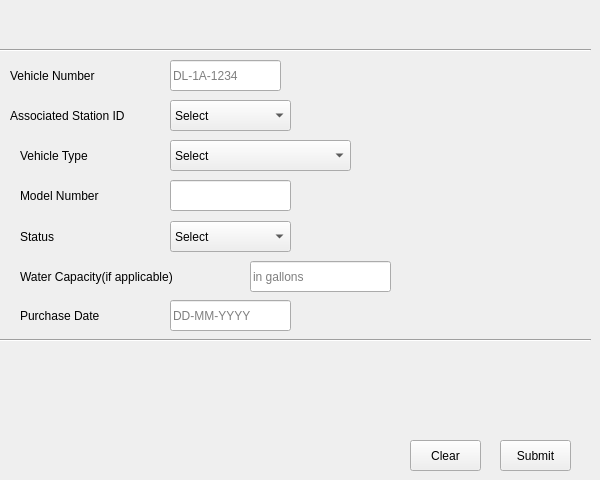
      <widget class="QWidget" name="tab">
       <attribute name="title">
        <string>Add Vehicle</string>
       </attribute>
       <widget class="QLabel" name="label_3">
        <property name="geometry">
         <rect>
          <x>20</x>
          <y>140</y>
          <width>111</width>
          <height>31</height>
         </rect>
        </property>
        <property name="text">
         <string>Vehicle Type</string>
        </property>
       </widget>
       <widget class="QComboBox" name="comboBox">
        <property name="geometry">
         <rect>
          <x>170</x>
          <y>140</y>
          <width>181</width>
          <height>31</height>
         </rect>
        </property>
        <property name="currentText">
         <string>Select</string>
        </property>
        <item>
         <property name="text">
          <string>Select</string>
         </property>
        </item>
       </widget>
       <widget class="QLabel" name="label_12">
        <property name="geometry">
         <rect>
          <x>20</x>
          <y>261</y>
          <width>211</width>
          <height>31</height>
         </rect>
        </property>
        <property name="text">
         <string>Water Capacity(if applicable)</string>
        </property>
       </widget>
       <widget class="QLineEdit" name="lineEdit_10">
        <property name="geometry">
         <rect>
          <x>250</x>
          <y>261</y>
          <width>141</width>
          <height>31</height>
         </rect>
        </property>
        <property name="placeholderText">
         <string>in gallons</string>
        </property>
       </widget>
       <widget class="QLabel" name="label_16">
        <property name="geometry">
         <rect>
          <x>20</x>
          <y>221</y>
          <width>91</width>
          <height>31</height>
         </rect>
        </property>
        <property name="text">
         <string>Status</string>
        </property>
       </widget>
       <widget class="QComboBox" name="comboBox_5">
        <property name="geometry">
         <rect>
          <x>170</x>
          <y>221</y>
          <width>121</width>
          <height>31</height>
         </rect>
        </property>
        <property name="currentText">
         <string>Select</string>
        </property>
        <item>
         <property name="text">
          <string>Select</string>
         </property>
        </item>
        <item>
         <property name="text">
          <string>In Use</string>
         </property>
        </item>
        <item>
         <property name="text">
          <string>In Repair</string>
         </property>
        </item>
       </widget>
       <widget class="QLabel" name="label_17">
        <property name="geometry">
         <rect>
          <x>20</x>
          <y>300</y>
          <width>111</width>
          <height>31</height>
         </rect>
        </property>
        <property name="text">
         <string>Purchase Date</string>
        </property>
       </widget>
       <widget class="Line" name="line_4">
        <property name="geometry">
         <rect>
          <x>0</x>
          <y>40</y>
          <width>591</width>
          <height>20</height>
         </rect>
        </property>
        <property name="orientation">
         <enum>Qt::Horizontal</enum>
        </property>
       </widget>
       <widget class="QLabel" name="label_9">
        <property name="geometry">
         <rect>
          <x>20</x>
          <y>180</y>
          <width>121</width>
          <height>31</height>
         </rect>
        </property>
        <property name="text">
         <string>Model Number</string>
        </property>
       </widget>
       <widget class="QLineEdit" name="lineEdit_6">
        <property name="geometry">
         <rect>
          <x>170</x>
          <y>180</y>
          <width>121</width>
          <height>31</height>
         </rect>
        </property>
        <property name="placeholderText">
         <string/>
        </property>
       </widget>
       <widget class="QPushButton" name="pushButton_10">
        <property name="geometry">
         <rect>
          <x>500</x>
          <y>440</y>
          <width>71</width>
          <height>31</height>
         </rect>
        </property>
        <property name="text">
         <string>Submit</string>
        </property>
       </widget>
       <widget class="Line" name="line_5">
        <property name="geometry">
         <rect>
          <x>0</x>
          <y>330</y>
          <width>591</width>
          <height>20</height>
         </rect>
        </property>
        <property name="orientation">
         <enum>Qt::Horizontal</enum>
        </property>
       </widget>
       <widget class="QLabel" name="label_11">
        <property name="geometry">
         <rect>
          <x>10</x>
          <y>100</y>
          <width>151</width>
          <height>31</height>
         </rect>
        </property>
        <property name="text">
         <string>Associated Station ID</string>
        </property>
       </widget>
       <widget class="QLabel" name="label_43">
        <property name="geometry">
         <rect>
          <x>10</x>
          <y>60</y>
          <width>121</width>
          <height>31</height>
         </rect>
        </property>
        <property name="text">
         <string>Vehicle Number</string>
        </property>
       </widget>
       <widget class="QLineEdit" name="lineEdit_5">
        <property name="geometry">
         <rect>
          <x>170</x>
          <y>60</y>
          <width>111</width>
          <height>31</height>
         </rect>
        </property>
        <property name="placeholderText">
         <string>DL-1A-1234</string>
        </property>
       </widget>
       <widget class="QComboBox" name="comboBox_9">
        <property name="geometry">
         <rect>
          <x>170</x>
          <y>100</y>
          <width>121</width>
          <height>31</height>
         </rect>
        </property>
        <property name="currentText">
         <string>Select</string>
        </property>
        <item>
         <property name="text">
          <string>Select</string>
         </property>
        </item>
       </widget>
       <widget class="QLineEdit" name="lineEdit_7">
        <property name="geometry">
         <rect>
          <x>170</x>
          <y>300</y>
          <width>121</width>
          <height>31</height>
         </rect>
        </property>
        <property name="placeholderText">
         <string>DD-MM-YYYY</string>
        </property>
       </widget>
       <widget class="QPushButton" name="pushButton_11">
        <property name="geometry">
         <rect>
          <x>410</x>
          <y>440</y>
          <width>71</width>
          <height>31</height>
         </rect>
        </property>
        <property name="text">
         <string>Clear</string>
        </property>
       </widget>
      </widget>
